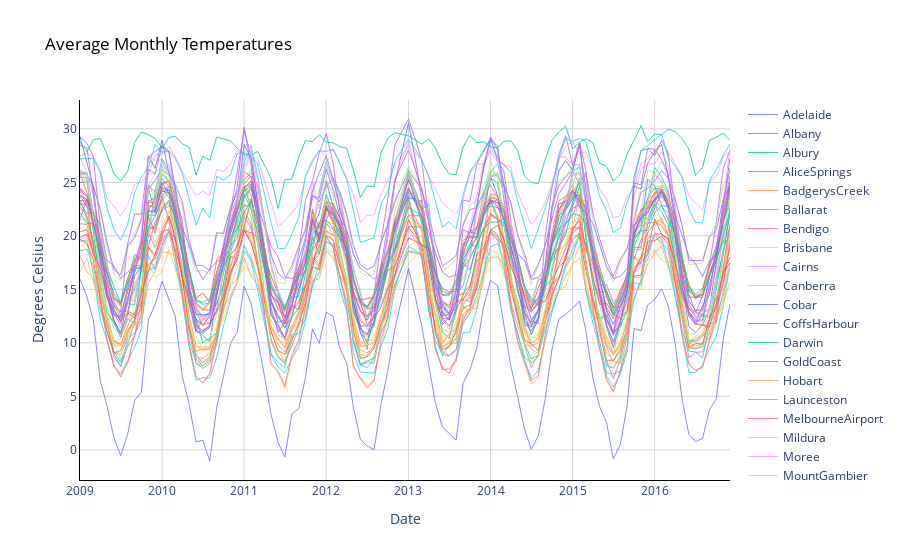

The code cell stored with this chart in its notebook:
### Markdown cell above
Plots the data

### Code cell
# %pip install nbformat

# Plot average monthly temperature derived from daily medians for each location
fig = go.Figure()
for location in df2_pivot.index:
    fig.add_trace(go.Scatter(x=df2_pivot.loc[location, :].index,
                             y=df2_pivot.loc[location, :].values,
                             mode='lines',
                             name=location,
                             opacity=0.8,
                             line=dict(width=1)
                            ))

# Change chart background color
fig.update_layout(dict(plot_bgcolor = 'white'), showlegend=True)

# Update axes lines
fig.update_xaxes(showgrid=True, gridwidth=1, gridcolor='lightgrey',
                 zeroline=True, zerolinewidth=1, zerolinecolor='lightgrey',
                 showline=True, linewidth=1, linecolor='black',
                 title='Date'
                )

fig.update_yaxes(showgrid=True, gridwidth=1, gridcolor='lightgrey',
                 zeroline=True, zerolinewidth=1, zerolinecolor='lightgrey',
                 showline=True, linewidth=1, linecolor='black',
                 title='Degrees Celsius'
                )

# Set figure title
fig.update_layout(title=dict(text="Average Monthly Temperatures", font=dict(color='black')))

fig.show()
